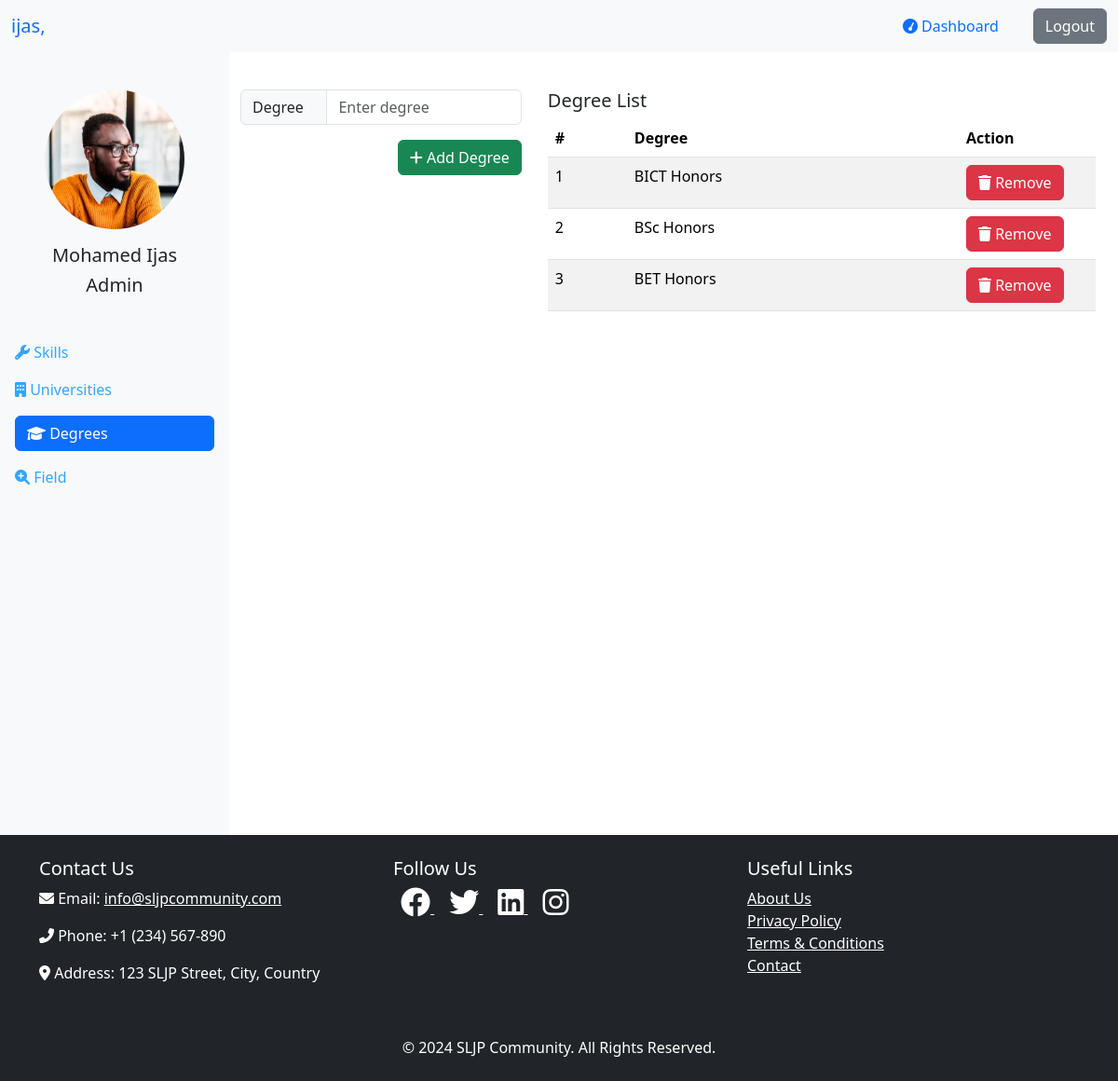
The page /admin?page=degree (signed in) on the database its author committed.
### tables this page shows
CREATE TABLE IF NOT EXISTS `degree` (
  `id` int NOT NULL AUTO_INCREMENT,
  `title` varchar(50) NOT NULL,
  PRIMARY KEY (`id`)
);

### control/admin.php (called while the page is built, shortened)
<?php
require_once __DIR__ ."/../model/degree.php";
class AdminController extends UserController {
    public function __construct() {
        $this->degreeModel = new DegreeModel();
    }
    public function dashboard() {
        include_once __DIR__ ."/../view/admin/dashboard.php";
    }
}

### index.php (called while the page is built, shortened)
<?php
require_once __DIR__ ."/control/admin.php";
$request = new Request();
$router = new Router();
$router->addRoute("GET", "/"                    , [HomeController::class    , "index"               ]);
$router->addRoute("GET", "/about"               , [HomeController::class    , "about"               ]);
$router->addRoute("GET", "/contact"             , [HomeController::class    , "contact"             ]);
$router->addRoute("GET", "/login"               , [UserController::class    , "login"               ]);
$router->addRoute("GET", "/logout"              , [UserController::class    , "logout"              ]);
$router->addRoute("GET", "/register"            , [UserController::class    , "register"            ]);
$router->addRoute("GET", "/search/result"       , [UserController::class    , "searchResults"       ]);
$router->addRoute("GET", "/user/connection"     , [SeekerController::class  , "connection"          ]);
$router->addRoute("GET", "/seeker"              , [SeekerController::class  , "index"               ]);
$router->addRoute("GET", "/seeker/network"      , [SeekerController::class  , "network"             ]);
$router->addRoute("GET", "/seeker/job"          , [SeekerController::class  , "job"                 ]);
$router->addRoute("GET", "/seeker/job/collection", [SeekerController::class  , "jobCollection"       ]);
$router->addRoute("GET", "/seeker/profile"      , [SeekerController::class  , "seekerProfile"       ]);
$router->addRoute("GET", "/provider"            , [ProviderController::class, "index"               ]);
$router->addRoute("GET", "/provider/network"    , [ProviderController::class, "network"             ]);
$router->addRoute("GET", "/provider/job"        , [ProviderController::class, "job"                 ]);
$router->addRoute("GET", "/provider/profile"    , [ProviderController::class, "providerProfile"     ]);
$router->addRoute("GET", "/provider/job/applicant", [ProviderController::class, "seeApplicants"     ]);
$router->addRoute("GET", "/admin"               , [AdminController::class   , "dashboard"           ]);
$router->addRoute("POST", "/login"              , [UserController::class    , "login"               ]);
$router->addRoute("POST", "/register"           , [UserController::class    , "register"            ]);
$router->addRoute("POST", "/university/add"     , [AdminController::class   , "createUniversity"    ]);
$router->addRoute("POST", "/university/del"     , [AdminController::class   , "removeUniversity"    ]);
$router->addRoute("POST", "/skill/add"          , [AdminController::class   , "createSkill"         ]);
$router->addRoute("POST", "/skill/del"          , [AdminController::class   , "removeSkill"         ]);
$router->addRoute("POST", "/degree/add"         , [AdminController::class   , "createDegree"        ]);
$router->addRoute("POST", "/degree/del"         , [AdminController::class   , "removeDegree"        ]);
$router->addRoute("POST", "/field/add"          , [AdminController::class   , "createField"         ]);
$router->addRoute("POST", "/field/del"          , [AdminController::class   , "removeField"         ]);
$router->addRoute("POST", "/skills"             , [UserController::class    , "skills"              ]);
$router->addRoute("POST", "/universities"       , [UserController::class    , "universities"        ]);
$router->addRoute("POST", "/degrees"            , [UserController::class    , "degrees"             ]);
$router->addRoute("POST", "/fields"             , [UserController::class    , "fields"              ]);
$router->addRoute("POST", "/education/add"      , [UserController::class    , "addEducation"        ]);
$router->addRoute("POST", "/profile/update"     , [UserController::class    , "updateSeeker"        ]);
$router->addRoute("POST", "/search/global"      , [UserController::class    , "findUsers"           ]);
$router->addRoute("POST", "/user/notification"  , [UserController::class    , "notifications"       ]);
$router->addRoute("POST", "/user/follow"        , [UserController::class    , "followUser"          ]);
$router->addRoute("POST", "/user/follow/request", [UserController::class    , "showNotifications"   ]);
$router->addRoute("POST", "/user/follow/add"    , [UserController::class    , "acceptFollow"        ]);
$router->addRoute("POST", "/user/follow/ignore" , [UserController::class    , "ignoreFollow"        ]);
$router->addRoute("POST", "/user/message/all"   , [UserController::class    , "allMessages"         ]);
$router->addRoute("POST", "/user/message/send"  , [UserController::class    , "sendMessage"         ]);
$router->addRoute("POST", "/user/post"          , [UserController::class    , "createPost"          ]);
$router->addRoute("POST", "/user/post/all"      , [UserController::class    , "getAllPosts"         ]);
$router->addRoute("POST", "/user/post/like", [UserController::class, "likePost"]);
$router->addRoute("POST", "/user/post/comment", [UserController::class, "commentPost"]);
$router->addRoute("POST", "/user/post/copy", [UserController::class, "rePost"]);
$router->addRoute("POST", "/user/post/send", [UserController::class, "sendPost"]);
$router->addRoute("POST", "/user/repost/data", [UserController::class, "getPost"]);
$router->addRoute("POST", "/user/comment/all", [UserController::class, "getAllComments"]);
$router->addRoute("POST", "/user/profile/change", [UserController::class, "changeProfile"]);
$router->addRoute("POST", "/user/cover/change", [UserController::class, "changeCover"]);
$router->addRoute("POST", "/company/add"        , [ProviderController::class, "createCompany"       ]);
$router->addRoute("POST", "/provider/job/add"   , [ProviderController::class, "createJob"           ]);
$router->addRoute("POST", "/provider/job/skill/update", [ProviderController::class, "updateJobSkills"     ]);
$router->addRoute("POST", "/company/cover/change", [ProviderController::class, "updateCompanyCover"         ]);
$router->addRoute("POST", "/seeker/job/apply", [SeekerController::class, "applyForJob"]);
include_once __DIR__ ."/header.php";
$router->resolveRoute($request);
include_once __DIR__ ."/footer.php";

### core/model.php (called while the page is built, shortened)
<?php
class Model {
    private $host = "localhost";
    private $username = "root";
    private $password = "";
    private $database = "sljp";
    private $conn;
    public function __construct() {
        $this->conn = new mysqli($this->host, $this->username, $this->password, $this->database);
    }
    private function query($sql, $params, $types) {
        $stmt = $this->conn->prepare($sql);
        $result = $stmt->execute();
        if ($result === false) {
        } else {
            if (str_starts_with(strtoupper($sql), "SELECT")) {
                $result = $stmt->get_result();
            }
        }
        return $result;
    }
    protected function fetch($sql, $params = null, $types = null) {
        return $this->query($sql, $params, $types);
    }
}

### model/degree.php (called while the page is built, shortened)
<?php
require_once __DIR__ ."/../core/model.php";
class DegreeModel extends Model {
    private $get_degrees = "SELECT * FROM `degree`";
    public function getAllDegrees() {
        return $this->fetch($this->get_degrees);
    }
}

### view/admin/manage/degree.php (the view, shortened to what this page needs)
<div class="container w-100">
    <div class="d-flex">
        <form action="/degree/add" method="post" enctype="multipart/form-data" class="me-3 w-50">
            <div class="input-group mb-3">
                <div class="input-group-text">Degree&nbsp;&nbsp;&nbsp;</div>
                <input type="text" class="form-control" name="degree" placeholder="Enter degree" required>
            </div>
            <div class="d-flex justify-content-end mt-3">
                <button class="btn btn-success"><i class="fa fa-plus"></i>&nbsp;Add Degree</button>
            </div>
        </form>
        <div class="container">
            <h5>Degree List</h5>
            <table id="universityTable" class="table table-striped">
                <thead>
                    <tr>
                        <th>#</th>
                        <th>Degree</th>
                        <th>Action</th>
                    </tr>
                </thead>
                <tbody>
                    <?php
                    $degrees = $this->degreeModel->getAllDegrees();
                    $i = 1;
                    while ($degree = $degrees->fetch_assoc()) {
                    ?>
                    <tr>
                        <td><?php echo $i; ?></td>
                        <td><?php echo $degree['title']; ?></td>
                        <td class="col-md-3">
                            <form action="/degree/del" method="post">
                                <button class="btn btn-danger"><i class="fa fa-trash"></i>&nbsp;Remove</button>
                            </form>
                        </td>
                    </tr>
                    <?php
                        $i++;
                    }
                    ?>
                </tbody>
            </table>
        </div>
    </div>
</div>

### header.php (style rules this page uses)
:root { --my-secondary: #bbbcbd; --my-primary: #b8f3ff; }

### rows shown on the page
degree: title "BICT Honors"
degree: title "BSc Honors"
degree: title "BET Honors"

### other values the page prints
$_SESSION["lname"] "ijas"
$_SESSION['fname'] "Mohamed"
$_SESSION['lname'] "Ijas"
